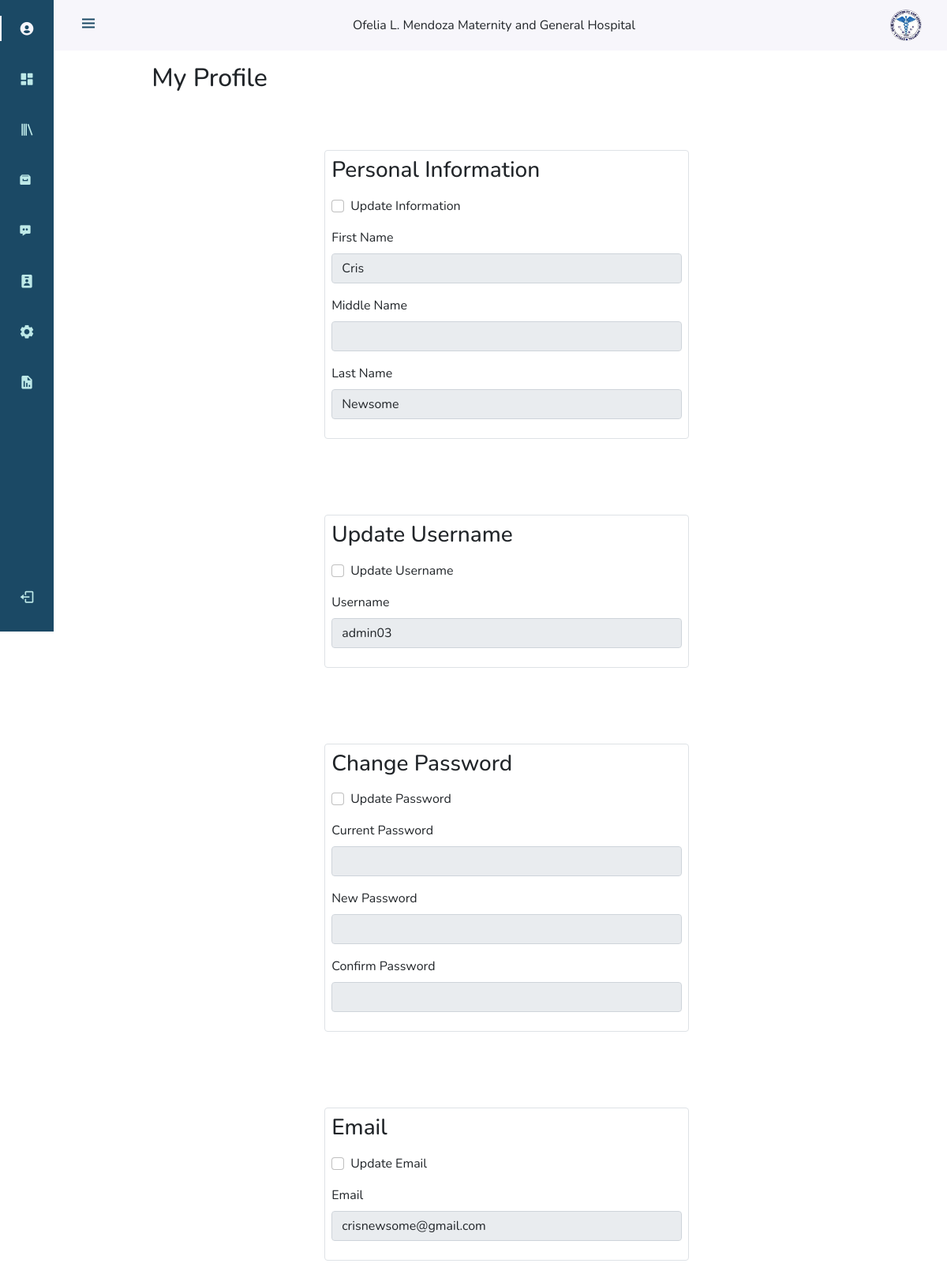
The app's page /php/profile/view_profile.php (signed in) with its own data.
### tables this page shows
CREATE TABLE `tbl_accounts` (
  `acc_id` int(40) NOT NULL,
  `auto_id` varchar(255) NOT NULL,
  `username` varchar(100) NOT NULL,
  `password` varchar(300) NOT NULL,
  `first_name` varchar(100) NOT NULL,
  `middle_name` varchar(100) DEFAULT NULL,
  `last_name` varchar(100) NOT NULL,
  `email` varchar(60) NOT NULL,
  `emp_id` varchar(100) NOT NULL,
  `position` varchar(40) NOT NULL,
  `date_created` date DEFAULT NULL,
  `time_created` time DEFAULT NULL
);

### php/profile/view_profile.php (the view, shortened to what this page needs)
<!DOCTYPE html>
<html lang="en">
<head>
    <link href="https://cdn.jsdelivr.net/npm/bootstrap@5.0.2/dist/css/bootstrap.min.css" rel="stylesheet">
    <link rel="stylesheet" href="https://cdn.jsdelivr.net/npm/boxicons@latest/css/boxicons.min.css">
    <link rel="stylesheet" href="../../css/nav.css">
    <link rel="stylesheet" href="../../css/view_profile.css">
</head>
<body id="body-pd">
<?php include_once '../admin_nav.php';?>
<?php
 $stmt = $connection->prepare("SELECT * FROM tbl_accounts where acc_id = ?");
 $id = $_SESSION['ID'];
 $stmt->bind_param("i", $id);
 $stmt->execute();
 $result = $stmt->get_result();
 $row = $result->fetch_assoc();
?>
<div>
    <div class="row justify-content-center">
        <div class="col-10 mx-5 my-3">
            <h2>My Profile</h2>
        </div>
    </div>
    <div class="row">
        <div class="col-5 container-lg border rounded my-5 p-2" id="edit_info_div">
        <form method="POST" id='form_name' action="view_profile_update.php?id=<?php echo $id; ?>">
            <h3>Personal Information</h3>
                <div class="form-check my-3">
                <input class="form-check-input" type="checkbox" value="" id="edit_info">
                <label class="form-check-label" for="edit_info">
                    Update Information
                </label>
                </div>
                <div class="row mb-3 justify-content-center">
                    <div class="col">
                        <label for="first_name" class="form-label">First Name</label>
                        <input type="text" class="form-control edit_info" id="first_name" name="first_name"  value="<?php echo $row['first_name']; ?>" required readonly>
                    </div>
                </div>
                <div class="row mb-3  justify-content-center">
                    <div class="col">
                        <label for="middle_name" class="form-label">Middle Name</label>
                        <input type="text" class="form-control edit_info" id="middle_name" name="middle_name"  value="<?php echo $row['middle_name']; ?>"  readonly>
                    </div>
                </div>
                <div class="row mb-3  justify-content-center">
                    <div class="col">
                        <label for="last_name" class="form-label">Last Name</label>
                        <input type="text" class="form-control edit_info" id="last_name" name="last_name" value="<?php echo $row['last_name']; ?>"  required readonly>
                    </div>
                </div>
            </form>
        </div>
    </div>
    <div class="row">
        <div class="col-5 container-lg border rounded my-5 p-2" id="edit_username_div">
            <form method="POST" id = 'form_username'>
            <h3>Update Username</h3>
                <div class="form-check my-3">
                    <input class="form-check-input" type="checkbox" value="" id="edit_username">
                    <label class="form-check-label" for="edit_username">
                        Update Username
                    </label>
                </div>
                <div class="row mb-3  justify-content-center">
                    <div class="col">
                        <label for="username" class="form-label">Username</label>
                        <input type="text" class="form-control edit_username" id="username" name="username" value="<?php echo $row['username']; ?>" required readonly>
                    </div>
                </div>
            </form>
        </div>
    </div>
    <div class="row">
        <div class="col-5 container-lg border rounded my-5 p-2" id="edit_password_div">
            <form method="POST" id="form_password">
                <h3>Change Password</h3>
                <div class="form-check my-3">
                    <input class="form-check-input" type="checkbox" value="" id="edit_password">
                    <label class="form-check-label" for="edit_password">
                        Update Password
                    </label>
                </div>
                <div class="row mb-3 justify-content-center">
                    <div class="col">
                        <label for="password" class="form-label">Current Password</label>
                        <input type="password" class="form-control edit_password" id="password" name="password" required readonly>
                    </div>
                </div>
                <div class="row mb-3  justify-content-center">
                    <div class="col">
                        <label for="new_password" class="form-label">New Password</label>
                        <input type="password" class="form-control edit_password" id="new_password" name="new_password" required readonly>
                    </div>
                </div>
                <div class="row mb-3  justify-content-center">
                    <div class="col">
                        <label for="confirm_password" class="form-label">Confirm Password</label>
                        <input type="password" class="form-control edit_password" id="confirm_password" name="confirm_password" required readonly>
                    </div>
                </div>
            </form>
        </div>
    </div>
    <div class="row">
        <div class="col-5 container-lg border rounded my-5 p-2" id="edit_email_div">
            <form method="POST" id="form_email">
                <h3>Email</h3>
                <div class="form-check my-3">
                    <input class="form-check-input" type="checkbox" value="" id="edit_email">
                    <label class="form-check-label" for="edit_email">
                        Update Email
                    </label>
                </div>
                <div class="row mb-3 justify-content-center">
                    <div class="col">
                        <label for="email" class="form-label">Email</label>
                        <input type="text" class="form-control edit_email" id="email" name="email"  value="<?php echo $row['email']; ?>" required readonly>
                    </div>
                </div>
            </form>
        </div>
    </div>
</div>
</body>
</html>

### php/admin_nav.php (shortened to what this page needs)
<?php
include_once '../dbconn.php';
$ID = $_SESSION['ID'];
 $sql = "SELECT * FROM tbl_accounts where acc_id = '$ID'";
 $result = $conn -> query($sql);
 if($result->num_rows>0)
 {
    while($row = $result -> fetch_assoc())
    {
         $active_account_name = $row['first_name'];
         echo '
        <header class="header" id="header">
            <div class="header_toggle"> <i class="bx bx-menu" id="header-toggle"></i> </div>
            <div>  Ofelia L. Mendoza Maternity and General Hospital </div>
            <div class="header_img"> <img src="../../images/ofelia_logo.png" alt=""> </div>
        </header>
        <div class="l-navbar" id="nav-bar">
            <nav class="nav nav_class">
                <div>
                    <div class="nav_list">
                        <a href="../profile/view_profile.php" class="nav_link" title="Profile" id="profile_link"> <i class="bx bxs-user-circle nav_icon"></i> <span class="nav_name">'.$active_account_name.'</span> </a>
                        <a href="../dashboard/dashboard.php" class="nav_link" title="Dashboard" id="dashboard_link"> <i class="bx bxs-dashboard nav_icon"></i> <span class="nav_name">Dashboard</span> </a>
                        <a href="../patients_record_management/patients_records.php" title="Patients Records" class="nav_link" id="record_management_link"> <i class="bx bx-library nav_icon"></i> <span class="nav_name">Patients Records</span> </a>
                        <a href="../patients_record_archive/patients_archive.php" title="Patient Archived Records" class="nav_link" id="archive_link"> <i class="bx bxs-archive"></i> <span class="nav_name">Patients Record Archive</span> </a>
                        <a href="../patients_follow_ups/patients_follow_ups.php" title="Patients Follow Ups" class="nav_link" id="followup_link"><i class="bx bxs-message-dots"></i> <span class="nav_name"> Patients Follow Ups <sup></sup></span></a>
                        <a href="../patients/patients.php" class="nav_link" title="Patients" id ="patients_link"> <i class="bx bxs-user-badge nav_icon"></i> <span class="nav_name">Patients</span> </a>
                        ';
                        if(isset($_SESSION["position"]) && $_SESSION["position"]=="Administrator"){
                        echo'
                        <a href="../account_management/account_management.php" title="Accounts Management" class="nav_link" id="account_management_link"> <i class="bx bxs-cog nav_icon"></i> <span class="nav_name">Accounts Management</span> </a>
                        <a href="../report_generation/report_generation.php" title="Reports" class="nav_link" id="report_generation_link"> <i class="bx bxs-report nav_icon"></i> <span class="nav_name">Generate Reports</span> </a>
                        ';}
                        echo'
                    </div>
                </div>
                <a onclick="logout()" title="Sign Out" id="logout" class="nav_link"> <i class="bx bx-log-out nav_icon"></i> <span class="nav_name">Log out</span> </a>
            </nav>
        </div> ';
    }
 }
?>

### css/nav.css (style rules this page uses)
:root { --header-height: 3rem; --nav-width: 68px; --first-color: #1B4965; --first-color-light: #BEE9E8; --white-color: #F7F6FB; --body-font: 'Nunito', sans-serif; --normal-font-size: 1rem; --z-fixed: 100 }
body { position: relative; margin: var(--header-height) 0 0 0; padding: 0 1rem; font-family: var(--body-font); font-size: var(--normal-font-size); transition: .5s }
a { text-decoration: none }
.header { width: 100%; height: var(--header-height); position: fixed; top: 0; left: 0; display: flex; align-items: center; justify-content: space-between; padding: 0 1rem; background-color: var(--white-color); z-index: var(--z-fixed); transition: .5s }
.header_toggle { color: var(--first-color); font-size: 1.5rem; cursor: pointer }
.header_img { width: 35px; height: 35px; display: flex; justify-content: center; border-radius: 50%; overflow: hidden }
.header_img img { width: 40px }
.l-navbar { position: fixed; top: 0; left: -30%; width: var(--nav-width); height: 100vh; background-color: var(--first-color); padding: .5rem 1rem 0 0; transition: .5s; z-index: var(--z-fixed) }
.nav_class { height: 100%; display: flex; flex-direction: column; justify-content: space-between; overflow: hidden }
.nav_logo, .nav_link { display: grid; grid-template-columns: max-content max-content; align-items: center; column-gap: 1rem; padding: .5rem 0 .5rem 1.5rem }
.nav_link { position: relative; color: var(--first-color-light); margin-bottom: 1.5rem; transition: .3s }
.nav_icon { font-size: 1.25rem }
#logout { cursor: pointer; }
@media screen and (min-width: 768px) { body { margin: calc(var(--header-height) + 1rem) 0 0 0; padding-left: calc(var(--nav-width) + 2rem) } }
@media screen and (min-width: 768px) { .header { height: calc(var(--header-height) + 1rem); padding: 0 2rem 0 calc(var(--nav-width) + 2rem) } }
@media screen and (min-width: 768px) { .header_img { width: 40px; height: 40px } }
@media screen and (min-width: 768px) { .header_img img { width: 45px } }
@media screen and (min-width: 768px) { .l-navbar { left: 0; padding: 1rem 1rem 0 0 } }

### css/view_profile.css (style rules this page uses)
#profile_link { color: #F7F6FB; }
#profile_link::before { content: ''; position: absolute; left: 0; width: 2px; height: 32px; background-color:#F7F6FB; }

### records on screen
tbl_accounts: first_name "Cris", last_name "Newsome", username "admin03", email "crisnewsome@gmail.com"
